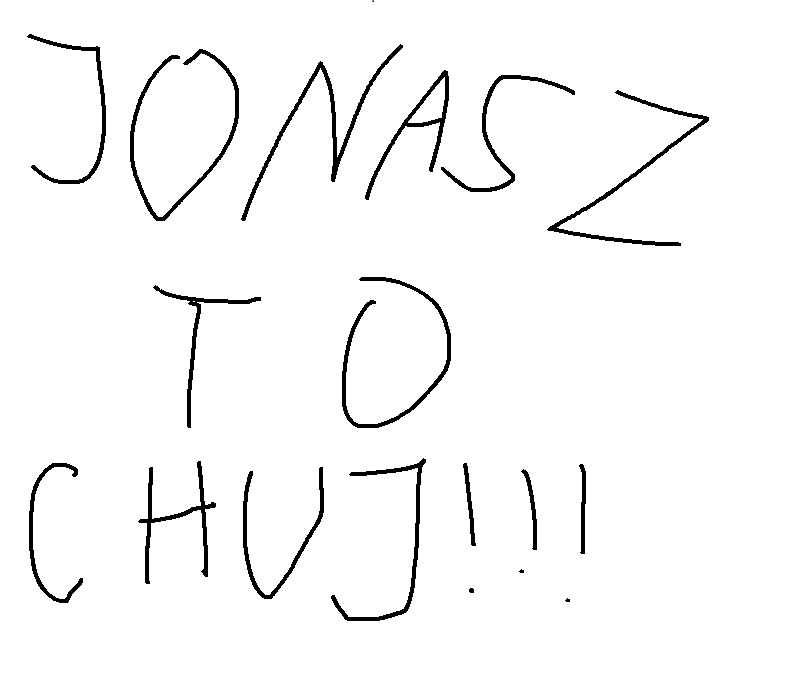
#> input picture test.bmp, 786 x 674 px
$ python main.py
#> lines starting #> are read from the running program, lines starting #| are printed output that depends on the picture; after the words box and inside, x2 and y2 are one past the last pixel; in counts of white or black regions, pixels touching at a corner belong together
### create_array_from_bitmap.py
import numpy as np
from PIL import Image


def get_array_from_bitmap(name):
#> called with name = 'test.bmp'
    bmp_image = Image.open(name)
#> bmp_image is the input picture: PIL image 786x674 RGB; min 0, max 255, mean 246.9
    image_array = np.array(bmp_image)
    binary_array = (image_array != 0).astype(int)
#> binary_array: shape (674, 786, 3) int64; values 0 (black) and 1 (white), 96.8% white; 19 black regions (3 under 20 px), largest, box (x1, y1, x2, y2) and area: (241, 44, 403, 221) 1776, (130, 49, 239, 221) 1705, (547, 90, 709, 246) 1643
    new_array = np.ones((len(binary_array), len(binary_array[0])), dtype=int)
#> new_array: shape (674, 786) int64; every value is 1
    for i in range(len(binary_array)):
        for j in range(len(binary_array[i])):
            new_array[i][j] = binary_array[i][j][0]
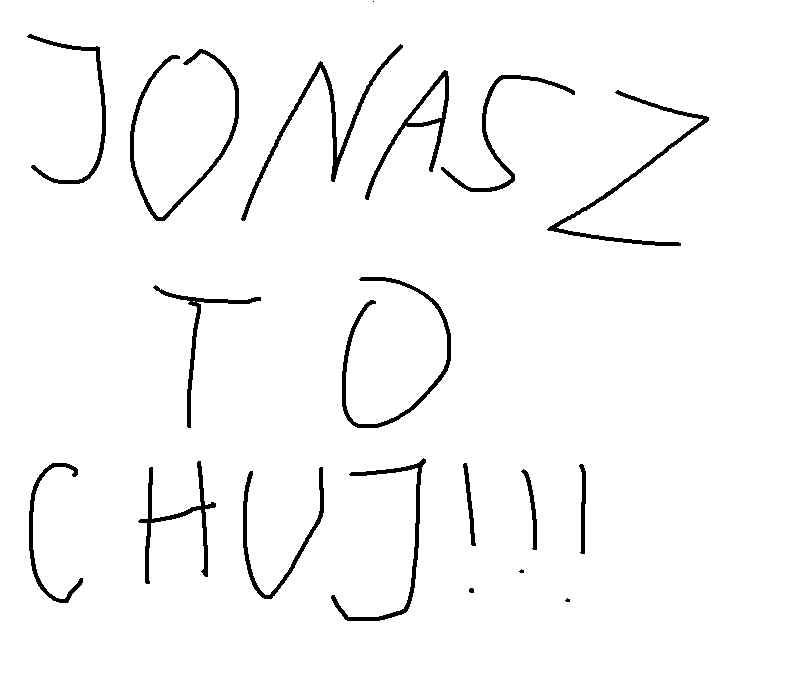
#> new_array: shape (674, 786) int64; values 0 (black) and 1 (white), 96.8% white; 19 black regions (3 under 20 px), largest, box (x1, y1, x2, y2) and area: (241, 44, 403, 221) 1776, (130, 49, 239, 221) 1705, (547, 90, 709, 246) 1643
    return new_array


# [2 lines that do not run on import are left out]

### main.py
import numpy as np
from PIL import Image
from create_array_from_bitmap import get_array_from_bitmap


def main():
    img_array = get_array_from_bitmap("test.bmp")
    size_x, size_y = img_array.shape
#> size_x = 674; size_y = 786
    top_layer_array = create_top_random_layer_matrix(size_x, size_y)
    bottom_layer_array = create_bottom_layer_matrix(img_array, top_layer_array)
    print(f"Image:\n {img_array}")
    print(f"Top Layer: \n {top_layer_array}")
    print(f"Bottom Layer: \n {bottom_layer_array}")
    img = create_img_from_array(img_array)
    img.save("img.png")
    top_layer = create_img_from_array(top_layer_array)
    top_layer.save("top_layer.png")
    bottom_layer = create_img_from_array(bottom_layer_array)
    bottom_layer.save("bottom_layer.png")
    top_and_bottom = join_top_and_bottom_layers(top_layer, bottom_layer)
    top_and_bottom.save("top_and_bottom.png")


def create_img_from_array(img_array):
    zero_image = Image.open("0.png")
    one_image = Image.open("1.png")
    two_image = Image.open("2.png")
    three_image = Image.open("3.png")
    img_size = img_array.shape[1] * 2, img_array.shape[0] * 2
    img = Image.new("RGBA", img_size, (0, 0, 0, 0))
    for row in range(img_array.shape[0]):
        for column in range(img_array.shape[1]):
            if img_array[row, column] == 0:
                img.paste(one_image, (column * 2, row * 2))
            elif img_array[row, column] == 1:
                img.paste(zero_image, (column * 2, row * 2))
            elif img_array[row, column] == 2:
                img.paste(two_image, (column * 2, row * 2))
            else:
                img.paste(three_image, (column * 2, row * 2))
    return img


def join_top_and_bottom_layers(top_layer, bottom_layer):
    img = Image.new("RGBA", top_layer.size, (0, 0, 0, 255))
    img.paste(top_layer, bottom_layer)
    img.show()
    return img


def create_img_matrix(size_x: int, size_y: int):
    return np.random.randint(2, size=[size_x, size_y])


def create_top_random_layer_matrix(size_x: int, size_y: int):
    return np.random.randint(2, high=4, size=[size_x, size_y])


def create_bottom_layer_matrix(img_matrix, top_random_layer):
    bottom_layer = np.ones((len(img_matrix), len(img_matrix[0])), dtype=int)
    for i, line in enumerate(img_matrix):
        for j, pixel in enumerate(line):
            if pixel == 1 and top_random_layer[i][j] == 2:
                bottom_layer[i][j] = 2
            elif pixel == 1 and top_random_layer[i][j] == 3:
                bottom_layer[i][j] = 3
            elif pixel == 0 and top_random_layer[i][j] == 3:
                bottom_layer[i][j] = 2
            else:
                bottom_layer[i][j] = 3
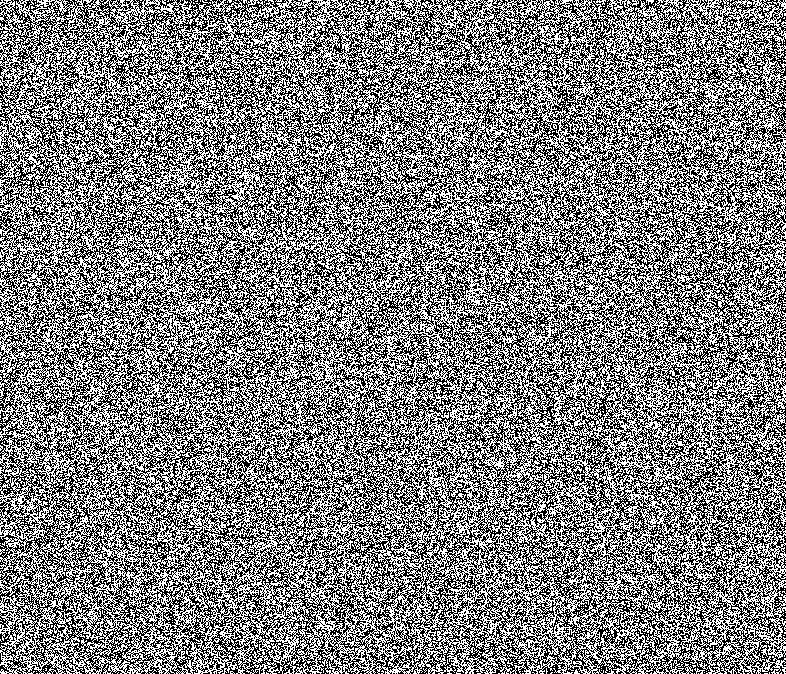
#> bottom_layer: shape (674, 786) int64; values 2 (black) and 3 (white), 50% white in thin lines or dots
    return bottom_layer


if __name__ == "__main__":
    main()
#> (printed output is left out)
#> (printed output is left out)
#> (printed output is left out)
#> (the run stopped early here; a loop or call above may not have finished)
